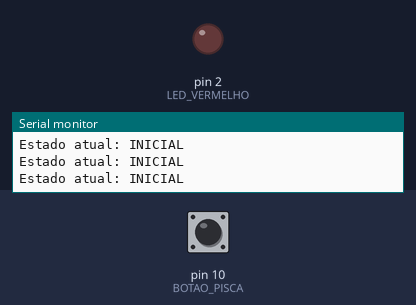
A sketch run on a simulated Arduino Uno, built with avr-gcc and run on an emulated ATmega328P. On the bench: output pins drawn as LEDs (lit = HIGH), the last lines printed to the serial monitor. Dashed ring = blinking. Inputs (shaded band) come from the test bench; at power-on: pin 10 (BOTAO_PISCA) HIGH.

Above: at 1.2 s.
1.3 s: pin 10 (BOTAO_PISCA) pulled LOW for 0.15 s
At 2.0 s:
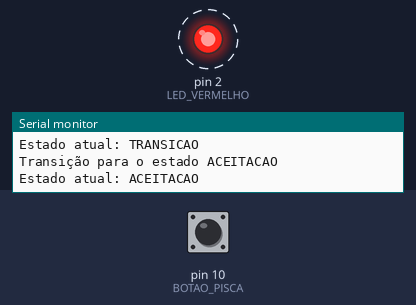
4.4 s: pin 10 (BOTAO_PISCA) pulled LOW for 1 s
At 5.5 s:
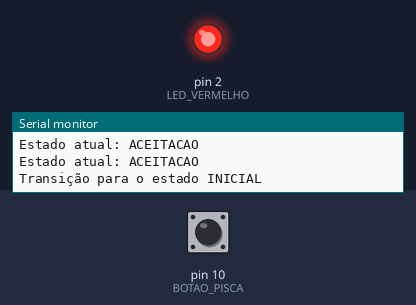
6.9 s: pin 10 (BOTAO_PISCA) pulled LOW for 3.2 s
At 10.9 s:
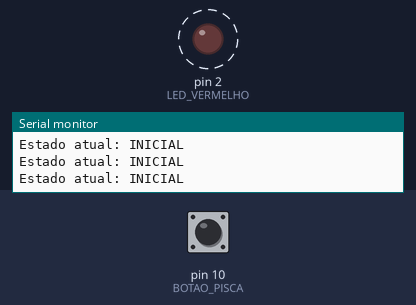
Timing chart, 0 to 12.4 s (numbered marks = the images above; inputs shaded):
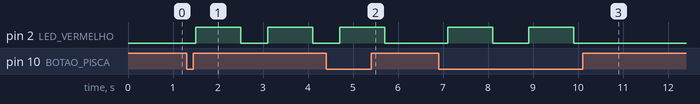

The sketch:

automato.ino
```cpp
//INICIAL --> TRANSICAO --> ACEITACAO
//   ^                          |
//   |--------------------------|

//Constantes que definem: a porta do LED, o botão de entrada do usuário, 1 segundo e meio segundo, respectivamente.
#define LED_VERMELHO 2
#define BOTAO_PISCA 10
#define UM_SEGUNDO 1000
#define MEIO_SEGUNDO 500

// Definindo os estados do autômato
enum Estado { INICIAL, TRANSICAO, ACEITACAO };
Estado estadoAtual = INICIAL;

//Método inicial que roda uma vez
void setup() {
  Serial.begin(9600);
  configurarPortas();
}

//Método que configura as portas de entrada e saída do arduino
void configurarPortas() {
  pinMode(LED_VERMELHO, OUTPUT);
  pinMode(BOTAO_PISCA, INPUT_PULLUP);
}

//Método que roda sempre em loop
void loop() {
  //Leitura do botão, se está pressionado
  boolean botaoPressionado = !digitalRead(BOTAO_PISCA);

  // Transições do autômato
  switch (estadoAtual) {
    case INICIAL:
      if (botaoPressionado) {
        estadoAtual = TRANSICAO;
        Serial.println("Transição para o estado TRANSICAO");
      }
      break;

    case TRANSICAO:
      if (botaoPressionado) {
        estadoAtual = ACEITACAO;
        Serial.println("Transição para o estado ACEITACAO");
      }
      break;

    case ACEITACAO:
      if (botaoPressionado) {
        estadoAtual = INICIAL;
        Serial.println("Transição para o estado INICIAL");
      }
      piscaLed(LED_VERMELHO);
      break;
  }

  // Representação visual no Serial Monitor
  Serial.print("Estado atual: ");
  if (estadoAtual == INICIAL) Serial.println("INICIAL");
  else if (estadoAtual == TRANSICAO) Serial.println("TRANSICAO");
  else if (estadoAtual == ACEITACAO) Serial.println("ACEITACAO");

  delay(100); // Pequeno delay para evitar leitura múltipla do botão
}

//Método que faz o led piscar
void piscaLed(int led){
  digitalWrite(led, HIGH);
  delay(UM_SEGUNDO);
  digitalWrite(led, LOW);
  delay(MEIO_SEGUNDO);
}
```

Measured:
- after the input at 1.3 s, pin 2 (LED_VERMELHO): alternates HIGH for 1.0 s and LOW for 0.60 s, starting after 0.20 s
- after the input at 4.4 s, pin 2 (LED_VERMELHO): goes on until 5.7 s, then stays LOW
- after the input at 6.9 s, pin 2 (LED_VERMELHO): alternates HIGH for 1.0 s and LOW for 0.80 s, 4 changes in all, then stays LOW, starting after 0.21 s
